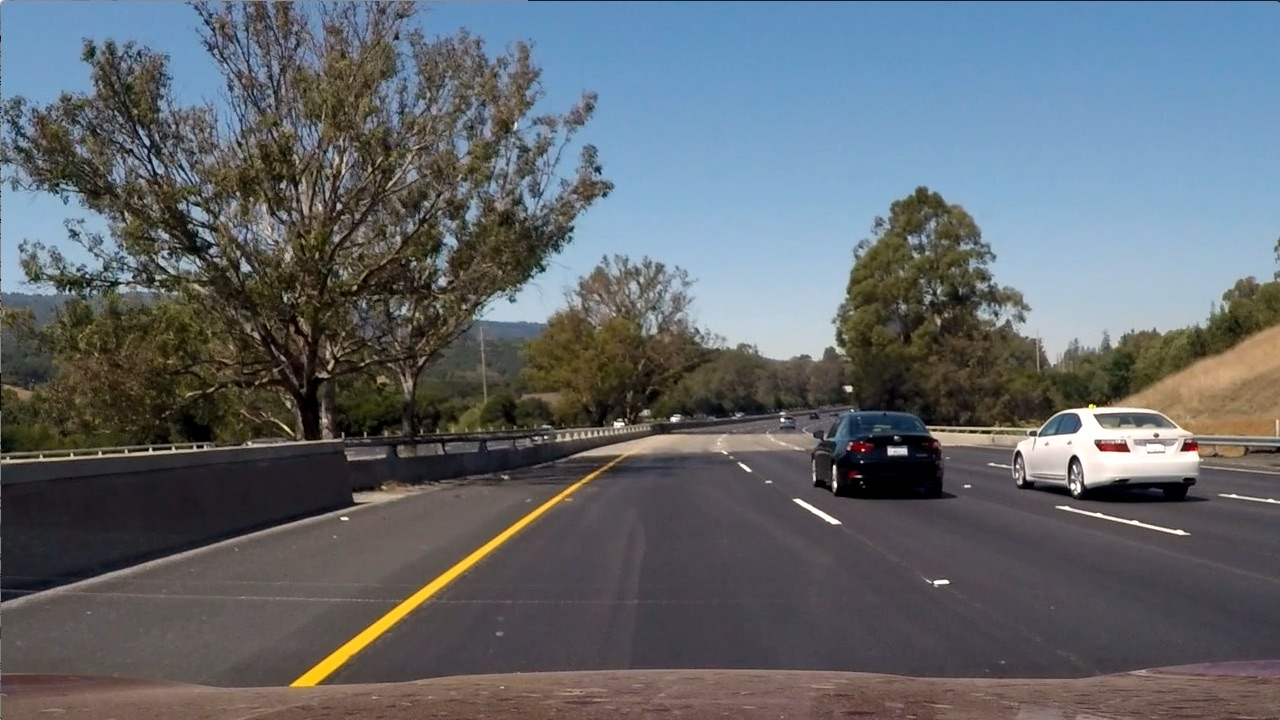
#> input picture SelfDrivingCarND/Term1/CarND-Vehicle-Detection-P5/test_images/test6.jpg, 1280 x 720 px, found by its file name
$ jupyter execute --allow-errors P4.ipynb   (shell and % lines are left out)   (older library calls are emulated)
#> lines starting #> are read from the running program, lines starting #| are printed output that depends on the picture; long printed decimals are rounded
## Advanced Lane Finding Project

The goals / steps of this project are the following:

* Compute the camera calibration matrix and distortion coefficients given a set of chessboard images.
* Apply a distortion correction to raw images.
* Use color transforms, gradients, etc., to create a thresholded binary image.
* Apply a perspective transform to rectify binary image ("birds-eye view").
* Detect lane pixels and fit to find the lane boundary.
* Determine the curvature of the lane and vehicle position with respect to center.
* Warp the detected lane boundaries back onto the original image.
* Output visual display of the lane boundaries and numerical estimation of lane curvature and vehicle position.

---
## Compute camera calibration using chessboard images(Doing once)

[cell 1]
import numpy as np
import cv2
import glob
import matplotlib.pyplot as plt

# prepare object points, like (0,0,0), (1,0,0), (2,0,0) ....,(6,5,0)
objp = np.zeros((6*9,3), np.float32)
objp[:,:2] = np.mgrid[0:9,0:6].T.reshape(-1,2)

# Arrays to store object points and image points from all the images.
objpoints = [] # 3d points in real world space
imgpoints = [] # 2d points in image plane.

# Make a list of calibration images
images = glob.glob('./camera_cal/calibration*.jpg')
# Step through the list and search for chessboard corners
i=0
for fname in images:
    img = cv2.imread(fname)
    gray = cv2.cvtColor(img,cv2.COLOR_BGR2GRAY)

    # Find the chessboard corners
    ret, corners = cv2.findChessboardCorners(gray, (9,6),None)
    # If found, add object points, image points
    if ret == True:
        objpoints.append(objp)
        imgpoints.append(corners)

        # Draw and display the corners
        img = cv2.drawChessboardCorners(img, (9,6), corners, ret)
        cv2.imshow('img',img)
        cv2.waitKey(5)

#> (the rest of this cell did not finish here and is left out)

## Using camera calibration output

[cell 2]
#This cell to use camera calibration data without regenerating them each time
import matplotlib
from matplotlib import pyplot as plt
from matplotlib import image as mpimg
from IPython import display
from random import randint
from skimage import img_as_ubyte
import pickle


import numpy as np
import cv2
import glob
import matplotlib.pyplot as plt

#print (mtx)
mtx=np.float32([[  1.15396093e+03 ,  0.00000000e+00  , 6.69705359e+02]
 ,[  0.00000000e+00 ,  1.14802495e+03  , 3.85656232e+02]
 ,[  0.00000000e+00 ,  0.00000000e+00  , 1.00000000e+00]])
print (mtx)
print("--------------")

#print (dist)
dist=np.float32([[ -2.41017968e-01 , -5.30720497e-02 , -1.15810318e-03 , -1.28318544e-04
,    2.67124303e-02]])
print (dist)
print("--------------")

## Apply a distortion correction to raw images

[cell 3]
from IPython import display
import glob
import matplotlib.image as mpimg


def undistort(img):
    undistorted = cv2.undistort(img,mtx,dist,None,mtx)
    return undistorted

# [16 lines of commented-out code are left out]
print("done")

## Create a thresholded binary image

[cell 4]
import matplotlib.image as mpimg
import numpy as np
import cv2
import matplotlib.pyplot as plt

sobel_kernel_size = 9
sx_thresh = (20, 100)
mag_thresh = (170, 230)
dir_thresh=(0.7, 1.2)
sy_thresh = (65, 150)


# [5 lines left out: function colorConvert, not called in this run]


def abs_sobel_thresh(img, orient='x', thresh_min=10, thresh_max=255):
    if(orient=='x'):
        sobelx = cv2.Sobel(img, cv2.CV_64F, 1, 0)
        abs_sobelx = np.absolute(sobelx)
        scaled_sobel = np.uint8(255*abs_sobelx/np.max(abs_sobelx))
    elif(orient=='y'):
        sobely = cv2.Sobel(img, cv2.CV_64F, 0, 1)
        abs_sobely = np.absolute(sobely)
        scaled_sobel = np.uint8(255*abs_sobely/np.max(abs_sobely))
    binary_output = np.zeros_like(scaled_sobel)
    binary_output[(scaled_sobel >= thresh_min) & (scaled_sobel <= thresh_max)] = 1
    return binary_output

# [33 lines left out: functions mag_threshold, dir_threshold, get_compined3, not called in this run]


def get_compined4(img, s_thresh=(120, 255), sx_thresh=(20, 255),l_thresh=(40,255)):
    img = np.copy(img)

    # Convert to HLS color space and separate the V channel
    hls = cv2.cvtColor(img, cv2.COLOR_RGB2HLS).astype(np.float)
    #h_channel = hls[:,:,0]
    l_channel = hls[:,:,1]
    s_channel = hls[:,:,2]

    # Sobel x
    sxbinary=abs_sobel_thresh(l_channel, orient='x', thresh_min=sx_thresh[0], thresh_max=sx_thresh[1])

    # Threshold saturation channel
    s_binary = np.zeros_like(s_channel)
    s_binary[(s_channel >= s_thresh[0]) & (s_channel <= s_thresh[1])] = 1

    # Threshold lightness
    l_binary = np.zeros_like(l_channel)
    l_binary[(l_channel >= l_thresh[0]) & (l_channel <= l_thresh[1])] = 1

    channels = 255*np.dstack(( l_binary, sxbinary, s_binary)).astype('uint8')
    binary = np.zeros_like(sxbinary)
    binary[((l_binary == 1) & (s_binary == 1) | (sxbinary==1))] = 1
    binary = 255*np.dstack((binary,binary,binary)).astype('uint8')
    return  binary,channels

print("done")

# [18 lines of commented-out code are left out]

## Apply a perspective transform to rectify binary image ("birds-eye view").

[cell 5]
from skimage import img_as_ubyte

# [12 lines left out: function unwarp, not called in this run]

def unwarp4(img):
    img = img[:,:,2]

#     src  =[[203, 720],[585, 460], [1127, 720], [695, 460]]
#     dst= [[260,680], [200,0], [960, 720],[960, 0]]
    src  =[[260, 680],[568, 470], [1043, 680], [717, 470]]
    dst= [[260,680], [200,0], [1000, 680],[1000, 0]]
    src = np.float32(src)
    dst = np.float32(dst)

    img_size = (img.shape[1], img.shape[0])
    M = cv2.getPerspectiveTransform(src,dst)
    warped = cv2.warpPerspective(img, M, img_size, flags=cv2.INTER_LINEAR)
    return img_as_ubyte(warped), M


#> (the rest of this cell did not finish here and is left out)

## Detect lane pixels and fit to find the lane boundary.

[cell 6]
import numpy as np
import cv2
import matplotlib.pyplot as plt

def get_histogram(img):
    histogram = np.sum(img[int(img.shape[0]/2):,:], axis=0)
    return histogram

def fit(top_down,histogram):

    out_img = np.dstack((top_down, top_down, top_down))*255
    # Find the peak of the left and right halves of the histogram
    # These will be the starting point for the left and right lines
    midpoint = np.int(histogram.shape[0]/2)
    quarterpoint = np.int(histogram.shape[0]/4)
    leftx_base = np.argmax(histogram[:midpoint])
    rightx_base = np.argmax(histogram[midpoint+quarterpoint:]) + midpoint +quarterpoint
#     print ("leftx_base,rightx_base",leftx_base,rightx_base)
    # Choose the number of sliding windows
    nwindows = 9
    # Set height of windows
    window_height = np.int(top_down.shape[0]/nwindows)
    # Identify the x and y positions of all nonzero pixels in the image
    nonzero = top_down.nonzero()
    nonzeroy = np.array(nonzero[0])
    nonzerox = np.array(nonzero[1])
#    print("nonzero,nonzerox,nonzeroy",nonzero,nonzerox,nonzeroy)
    # Current positions to be updated for each window
    leftx_current = leftx_base
    rightx_current = rightx_base
    middle=(leftx_current+rightx_current)/2.0
    # Set the width of the windows +/- margin
    margin = 100
    # Set minimum number of pixels found to recenter window
    minpix = 50
    # Create empty lists to receive left and right lane pixel indices
    left_lane_inds = []
    right_lane_inds = []

    # Step through the windows one by one
    for window in range(nwindows):
        # Identify window boundaries in x and y (and right and left)
        win_y_low = top_down.shape[0] - (window+1)*window_height
        win_y_high = top_down.shape[0] - window*window_height
        win_xleft_low = leftx_current - margin
        win_xleft_high = leftx_current + margin
        win_xright_low = rightx_current - margin
        win_xright_high = rightx_current + margin
        # Draw the windows on the visualization image
        cv2.rectangle(out_img,(win_xleft_low,win_y_low),(win_xleft_high,win_y_high),
        (0,255,0), 2)
        cv2.rectangle(out_img,(win_xright_low,win_y_low),(win_xright_high,win_y_high),
        (0,255,0), 2)
        # Identify the nonzero pixels in x and y within the window
        good_left_inds = ((nonzeroy >= win_y_low) & (nonzeroy < win_y_high) &
        (nonzerox >= win_xleft_low) &  (nonzerox < win_xleft_high)).nonzero()[0]
        good_right_inds = ((nonzeroy >= win_y_low) & (nonzeroy < win_y_high) &
        (nonzerox >= win_xright_low) &  (nonzerox < win_xright_high)).nonzero()[0]
        # Append these indices to the lists
        left_lane_inds.append(good_left_inds)
        right_lane_inds.append(good_right_inds)
        # If you found > minpix pixels, recenter next window on their mean position
        if len(good_left_inds) > minpix:
            leftx_current = np.int(np.mean(nonzerox[good_left_inds]))
        if len(good_right_inds) > minpix:
            rightx_current = np.int(np.mean(nonzerox[good_right_inds]))

    # Concatenate the arrays of indices
    left_lane_inds = np.concatenate(left_lane_inds)
    right_lane_inds = np.concatenate(right_lane_inds)

    # Extract left and right line pixel positions
    leftx = nonzerox[left_lane_inds]
    lefty = nonzeroy[left_lane_inds]
    rightx = nonzerox[right_lane_inds]
    righty = nonzeroy[right_lane_inds]

    # Fit a second order polynomial to each
    left_fit = np.polyfit(lefty, leftx, 2)
    right_fit = np.polyfit(righty, rightx, 2)

    # Generate x and y values for plotting
    ploty = np.linspace(0, top_down.shape[0]-1, top_down.shape[0] )
    left_fitx = left_fit[0]*ploty**2 + left_fit[1]*ploty + left_fit[2]
    right_fitx = right_fit[0]*ploty**2 + right_fit[1]*ploty + right_fit[2]
#     print ("leftfoirx",left_fitx,right_fitx)
    out_img[nonzeroy[left_lane_inds], nonzerox[left_lane_inds]] = [255, 0, 0]
    out_img[nonzeroy[right_lane_inds], nonzerox[right_lane_inds]] = [0, 0, 255]

    y_eval = np.max(ploty)

    ym_per_pix = 30/720 # meters per pixel in y dimension
    xm_per_pix = 3.7/700 # meters per pixel in x dimension

    # Fit new polynomials to x,y in world space
    left_fit_cr = np.polyfit(ploty*ym_per_pix, left_fitx*xm_per_pix, 2)
    right_fit_cr = np.polyfit(ploty*ym_per_pix, right_fitx*xm_per_pix, 2)
    # Calculate the new radii of curvature
    left_curverad = ((1 + (2*left_fit_cr[0]*y_eval*ym_per_pix + left_fit_cr[1])**2)**1.5) / np.absolute(2*left_fit_cr[0])
    right_curverad = ((1 + (2*right_fit_cr[0]*y_eval*ym_per_pix + right_fit_cr[1])**2)**1.5) / np.absolute(2*right_fit_cr[0])
    # Now our radius of curvature is in meters
#    print("Curvature",left_curverad, 'm', right_curverad, 'm')


    return out_img ,left_fitx, right_fitx, ploty ,left_curverad,right_curverad ,middle

print("done")

## Determine the curvature of the lane and vehicle position with respect to center.

[cell 7]
ym_per_pix = 30/720 # meters per pixel in y dimension
#> ym_per_pix = 0.0417
xm_per_pix = 3.7/700 # meters per pixel in x dimension
def compute_position(top_down,left_fitx,right_fitx,left_curverad,right_curverad, middle):
# Compute car position
    m_car = top_down.shape[1] / 2
    m_lane = (left_fitx[len(left_fitx)-1] + right_fitx[len(right_fitx)-1]) / 2


#     vehicleCenter = xMax / 2
    lineLeft = left_fitx[0]*top_down.shape[0]**2 + left_fitx[1]*top_down.shape[0] + left_fitx[2]
    lineRight = right_fitx[0]*top_down.shape[0]**2 + right_fitx[1]*top_down.shape[0] + left_fitx[2]
    lineMiddle = lineLeft + (lineRight - lineLeft)/2

    offset_right_from_center = (m_lane-m_car)*xm_per_pix

    # Now our radius of xm_per_pixcurvature is in meters
    avg_radius = np.mean([left_curverad, right_curverad])
    return offset_right_from_center ,avg_radius , m_car ,m_lane,lineLeft,lineRight,lineMiddle

#     out_img ,left_fitx, right_fitx, ploty ,left_curverad,right_curverad=fit(top_down,histogram)
#     #out_img ,left_fitx, right_fitx, ploty=fit_2_lanes(top_down,histogram)
#     final_output = draw_lane(image_read, out_img, perspective_M, left_fitx, right_fitx, ploty)
#     offset_right_from_center ,avg_radius=compute_position(top_down,left_fitx,left_curverad,right_curverad)
print("done")

image_input = mpimg.imread('test_images/test6.jpg')
#> image_input is the input picture: shape (720, 1280, 3); mean R, G, B 97, 102.6, 107.9
image_undistorted= undistort(image_input)
binaryImage,c = get_compined4(image_undistorted)
#> in get_compined4, `sxbinary=abs_sobel_thresh(l_channel, orient='x', thresh_min=sx_thresh[..`:
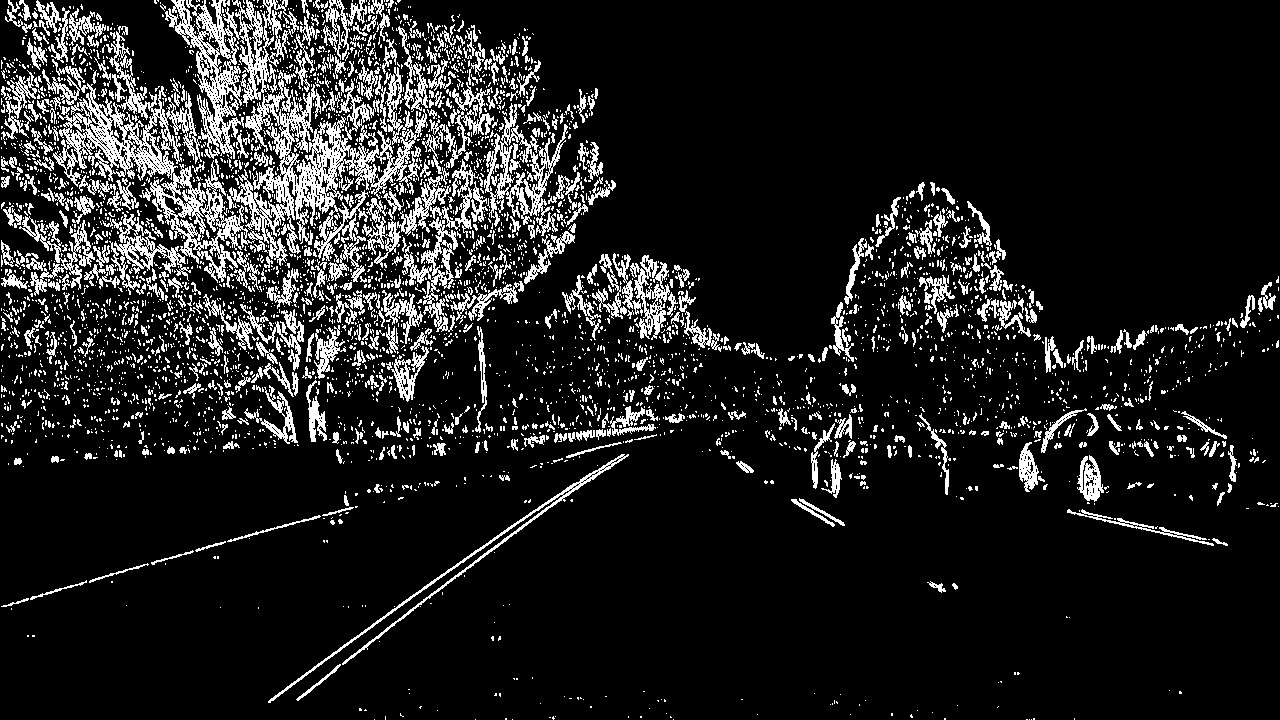
#> sxbinary: shape (720, 1280); values 0 (black) and 1 (white), 12.3% white in thin lines or dots
top_down, perspective_M = unwarp4(binaryImage)
#> perspective_M = [[-0.567, -1.47, 992.9], [2.18e-16, -1.94, 912.3], [2.72e-19, -0.00235, 1]]
# plt.imshow(top_down)
# display.display(plt.gcf())
histogram = get_histogram(top_down)
#> in get_histogram, `histogram = np.sum(img[int(img.shape[0]/2):,:], axis=0)`: histogram = 1280 values, max 84915 at index 308, min 0 at index 0, mean 3446.4
out_img ,left_fitx, right_fitx, ploty ,left_curverad,right_curverad,middle=fit(top_down,histogram)
#> in fit, `leftx_base = np.argmax(histogram[:midpoint])`: leftx_base = 308
#> in fit, `rightx_base = np.argmax(histogram[midpoint+quarterpoint:]) + midpoint ..`: rightx_base = 1083
#> in fit, `nonzero = top_down.nonzero()`: nonzero = 52979 positions, rows 0 to 699, columns 0 to 1279
#> in fit, `leftx_current = leftx_base`: leftx_current = 308
#> in fit, `rightx_current = rightx_base`: rightx_current = 1083
#> in fit, `middle=(leftx_current+rightx_current)/2.0`: middle = 695.5
#> the loop in fit, `for window in range(nwindows):` made 9 passes
#> (win_xleft_low, win_xleft_high, win_xright_low, win_xright_high, leftx_current, rightx_current) on passes 2, 4, 5, 6: (207, 407, 983, 1183, 307, 1069), (211, 411, 969, 1169, 316, 1092), (216, 416, 992, 1192, 319, 1103), (219, 419, 1003, 1203, 331, 1122)
#> after the loop in fit, `for window in range(nwindows):`:
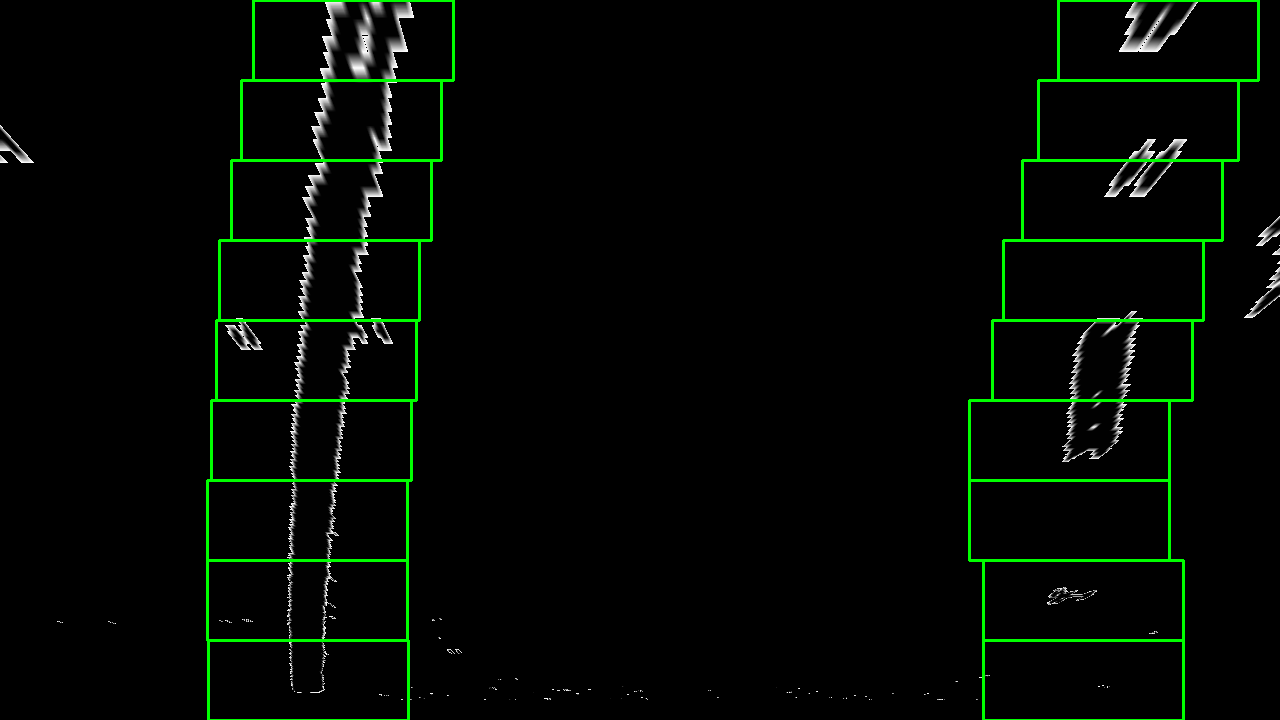
#> out_img: shape (720, 1280, 3); mean of channels 0, 1, 2 2.9, 8.3, 2.9; drawn as B, G, R
#> after the loop in fit, `for window in range(nwindows):`: left_lane_inds = 9 items
#> in fit, `right_lane_inds = np.concatenate(right_lane_inds)`: right_lane_inds = 12447 values, max 52685 at index 23, min 64 at index 9745, mean 25932.2
#> in fit, `rightx = nonzerox[right_lane_inds]`: rightx = 12447 values, max 1198 at index 9808, min 983 at index 6, mean 1117.8
#> in fit, `righty = nonzeroy[right_lane_inds]`: righty = 12447 values, max 687 at index 20, min 0 at index 9745, mean 278.3
#> in fit, `left_fit = np.polyfit(lefty, leftx, 2)`: left_fit = [0.00013, -0.186, 372.1]
#> in fit, `right_fit = np.polyfit(righty, rightx, 2)`: right_fit = [-5.48e-05, -0.134, 1160.9]
#> in fit, `left_fitx = left_fit[0]*ploty**2 + left_fit[1]*ploty + left_fit[2]`: left_fitx = 720 values, max 372.1 at index 0, min 306 at index 712, mean 327.8
#> in fit, `right_fitx = right_fit[0]*ploty**2 + right_fit[1]*ploty + right_fit[2]`: right_fitx = 720 values, max 1160.9 at index 0, min 1036.1 at index 719, mean 1103.2
#> in fit, `out_img[nonzeroy[right_lane_inds], nonzerox[right_lane_inds]] = [0, 0,..`:
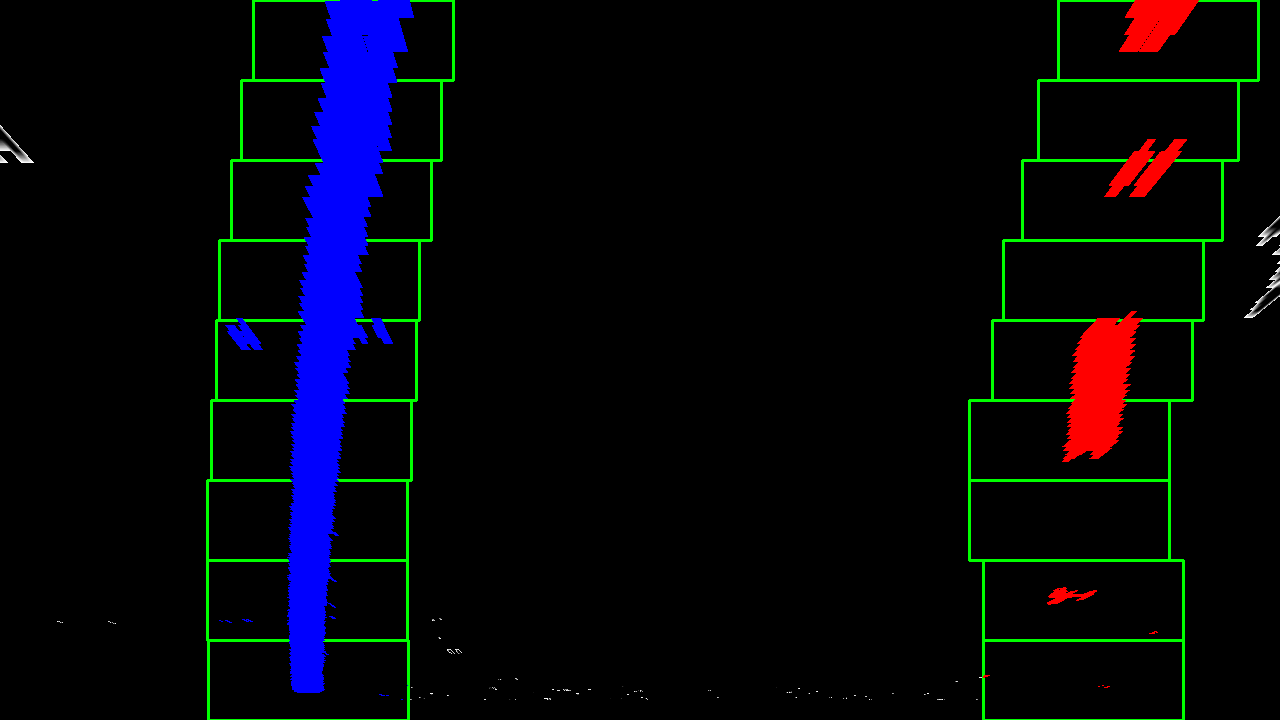
#> out_img: shape (720, 1280, 3); mean of channels 0, 1, 2 11, 5.1, 3.7; drawn as B, G, R
#> in fit, `left_fit_cr = np.polyfit(ploty*ym_per_pix, left_fitx*xm_per_pix, 2)`: left_fit_cr = [0.000397, -0.0236, 1.97]
#> in fit, `right_fit_cr = np.polyfit(ploty*ym_per_pix, right_fitx*xm_per_pix, 2)`: right_fit_cr = [-0.000167, -0.017, 6.14]
#> in fit, `left_curverad = ((1 + (2*left_fit_cr[0]*y_eval*ym_per_pix + left_fit_c..`: left_curverad = 1259.2
#> in fit, `right_curverad = ((1 + (2*right_fit_cr[0]*y_eval*ym_per_pix + right_fi..`: right_curverad = 3002.5
#> ploty = 720 values from 0 to 719; left_curverad = 1259.2; right_curverad = 3002.5; middle = 695.5

# print (left_fitx, right_fitx, ploty)
plt.imshow(out_img)
#> (this line was passed over: IPython is not available in this run)
offset ,radius,a ,b,lineLeft,lineRight,lineMiddle=compute_position(top_down,left_fitx,right_fitx,left_curverad,right_curverad,middle)
#> in compute_position, `m_lane = (left_fitx[len(left_fitx)-1] + right_fitx[len(right_fitx)-1])..`: m_lane = 671.1
#> in compute_position, `lineLeft = left_fitx[0]*top_down.shape[0]**2 + left_fitx[1]*top_down.s..`: lineLeft = 193163178.6
#> in compute_position, `lineRight = right_fitx[0]*top_down.shape[0]**2 + right_fitx[1]*top_dow..`: lineRight = 602668106.7
#> in compute_position, `lineMiddle = lineLeft + (lineRight - lineLeft)/2`: lineMiddle = 397915642.7
#> in compute_position, `offset_right_from_center = (m_lane-m_car)*xm_per_pix`: offset_right_from_center = 0.164
#> in compute_position, `avg_radius = np.mean([left_curverad, right_curverad])`: avg_radius = 2130.8
#> offset = 0.164; radius = 2130.8; a = 640; b = 671.1; lineLeft = 193163178.6; lineRight = 602668106.7; lineMiddle = 397915642.7
print (offset ,radius,a ,b,lineLeft,lineRight,lineMiddle)
#| 0.1642 2130.848 640.0 671.060 193163178.614 602668106.717 397915642.665

##  Warp the detected lane boundaries back onto the original image.

[cell 8]
# [19 lines left out: function draw_lane, not called in this run]

print("done")

##  Main pipeine

[cell 9]
# #print (image_read.shape)
m_cars=[]
m_lanes=[]
i=0
radius_old=2000
right_fitx_old=0
left_fitx_old=0
ploty_old=0
# [36 lines left out: function main_pipeline, not called in this run]

[cell 10]
# [61 lines left out: function pipeline, not called in this run]

#> (the rest of this cell did not finish here and is left out)

##  Output visual display of the lane boundaries and numerical estimation of lane curvature and vehicle position.

[cell 11]
from moviepy.editor import VideoFileClip
from IPython.display import HTML
challenge_output = './test_videos_output/project_video.mp4'
#> challenge_output = './test_videos_output/project_video.mp4'
#> (the rest of this cell did not finish here and is left out)
